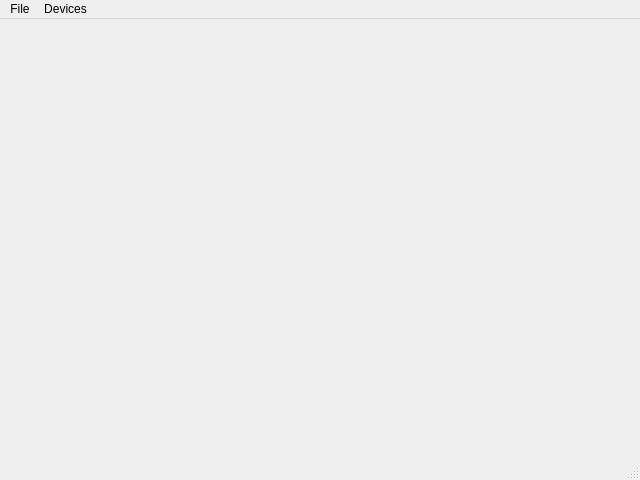
<?xml version="1.0" encoding="UTF-8"?>
<ui version="4.0">
 <class>MainWindow</class>
 <widget class="QMainWindow" name="MainWindow">
  <property name="geometry">
   <rect>
    <x>0</x>
    <y>0</y>
    <width>640</width>
    <height>480</height>
   </rect>
  </property>
  <property name="windowTitle">
   <string>MainWindow</string>
  </property>
  <widget class="QWidget" name="centralwidget">
   <widget class="QWidget" name="widget" native="true">
    <property name="geometry">
     <rect>
      <x>450</x>
      <y>0</y>
      <width>180</width>
      <height>430</height>
     </rect>
    </property>
    <property name="sizePolicy">
     <sizepolicy hsizetype="Preferred" vsizetype="Expanding">
      <horstretch>0</horstretch>
      <verstretch>0</verstretch>
     </sizepolicy>
    </property>
   </widget>
  </widget>
  <widget class="QMenuBar" name="menubar">
   <property name="geometry">
    <rect>
     <x>0</x>
     <y>0</y>
     <width>640</width>
     <height>23</height>
    </rect>
   </property>
   <widget class="QMenu" name="menuFile">
    <property name="title">
     <string>File</string>
    </property>
    <addaction name="actionCapture"/>
    <addaction name="actionStop"/>
    <addaction name="actionCapture_2"/>
   </widget>
   <widget class="QMenu" name="menuDevices">
    <property name="title">
     <string>Devices</string>
    </property>
   </widget>
   <addaction name="menuFile"/>
   <addaction name="menuDevices"/>
  </widget>
  <widget class="QStatusBar" name="statusbar"/>
  <action name="actionCapture">
   <property name="text">
    <string>Start</string>
   </property>
  </action>
  <action name="actionStop">
   <property name="text">
    <string>Stop</string>
   </property>
  </action>
  <action name="actionCapture_2">
   <property name="text">
    <string>Capture</string>
   </property>
  </action>
 </widget>
 <resources/>
 <connections/>
</ui>
